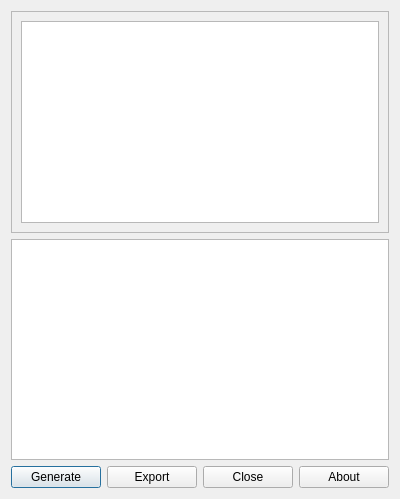
<?xml version="1.0" encoding="UTF-8"?>
<ui version="4.0">
 <class>DiagLeg</class>
 <widget class="QDialog" name="DiagLeg">
  <property name="geometry">
   <rect>
    <x>0</x>
    <y>0</y>
    <width>400</width>
    <height>499</height>
   </rect>
  </property>
  <property name="windowTitle">
   <string>Diagram Legend</string>
  </property>
  <property name="windowIcon">
   <iconset resource="resources.qrc">
    <normaloff>:/diagleg/icon.png</normaloff>:/diagleg/icon.png</iconset>
  </property>
  <layout class="QGridLayout" name="gridLayout">
   <item row="0" column="0">
    <widget class="QFrame" name="frame">
     <property name="frameShape">
      <enum>QFrame::StyledPanel</enum>
     </property>
     <property name="frameShadow">
      <enum>QFrame::Raised</enum>
     </property>
     <layout class="QGridLayout" name="gridLayout_2">
      <item row="0" column="0">
       <widget class="QTextEdit" name="textEdit">
        <property name="readOnly">
         <bool>true</bool>
        </property>
       </widget>
      </item>
     </layout>
    </widget>
   </item>
   <item row="1" column="0">
    <widget class="QGraphicsView" name="view"/>
   </item>
   <item row="2" column="0">
    <layout class="QHBoxLayout" name="horizontalLayout">
     <item>
      <widget class="QPushButton" name="pushGenerate">
       <property name="toolTip">
        <string>Click to generate legend</string>
       </property>
       <property name="whatsThis">
        <string>It generates the legend</string>
       </property>
       <property name="text">
        <string>Generate</string>
       </property>
      </widget>
     </item>
     <item>
      <widget class="QPushButton" name="pushExport">
       <property name="toolTip">
        <string>Export the legend to an image or a webpage</string>
       </property>
       <property name="whatsThis">
        <string>Click to export the legend to an image or a webpage</string>
       </property>
       <property name="text">
        <string>Export</string>
       </property>
      </widget>
     </item>
     <item>
      <widget class="QPushButton" name="pushClose">
       <property name="toolTip">
        <string>Closes this dialogue</string>
       </property>
       <property name="whatsThis">
        <string>This closes the dialogue</string>
       </property>
       <property name="text">
        <string>Close</string>
       </property>
      </widget>
     </item>
     <item>
      <widget class="QPushButton" name="pushAbout">
       <property name="toolTip">
        <string>About DiagLeg</string>
       </property>
       <property name="whatsThis">
        <string>Click to show information about the credits of plugin</string>
       </property>
       <property name="text">
        <string>About</string>
       </property>
      </widget>
     </item>
    </layout>
   </item>
  </layout>
 </widget>
 <resources>
  <include location="resources.qrc"/>
 </resources>
 <connections>
  <connection>
   <sender>pushGenerate</sender>
   <signal>clicked()</signal>
   <receiver>DiagLeg</receiver>
   <slot>onOk()</slot>
   <hints>
    <hint type="sourcelabel">
     <x>52</x>
     <y>481</y>
    </hint>
    <hint type="destinationlabel">
     <x>199</x>
     <y>249</y>
    </hint>
   </hints>
  </connection>
  <connection>
   <sender>pushClose</sender>
   <signal>clicked()</signal>
   <receiver>DiagLeg</receiver>
   <slot>close()</slot>
   <hints>
    <hint type="sourcelabel">
     <x>249</x>
     <y>481</y>
    </hint>
    <hint type="destinationlabel">
     <x>199</x>
     <y>249</y>
    </hint>
   </hints>
  </connection>
  <connection>
   <sender>pushExport</sender>
   <signal>clicked()</signal>
   <receiver>DiagLeg</receiver>
   <slot>onExport()</slot>
   <hints>
    <hint type="sourcelabel">
     <x>150</x>
     <y>481</y>
    </hint>
    <hint type="destinationlabel">
     <x>199</x>
     <y>249</y>
    </hint>
   </hints>
  </connection>
  <connection>
   <sender>pushAbout</sender>
   <signal>clicked()</signal>
   <receiver>DiagLeg</receiver>
   <slot>onAbout()</slot>
   <hints>
    <hint type="sourcelabel">
     <x>347</x>
     <y>481</y>
    </hint>
    <hint type="destinationlabel">
     <x>199</x>
     <y>249</y>
    </hint>
   </hints>
  </connection>
 </connections>
 <slots>
  <slot>onOk()</slot>
  <slot>onExport()</slot>
  <slot>onAbout()</slot>
 </slots>
</ui>
